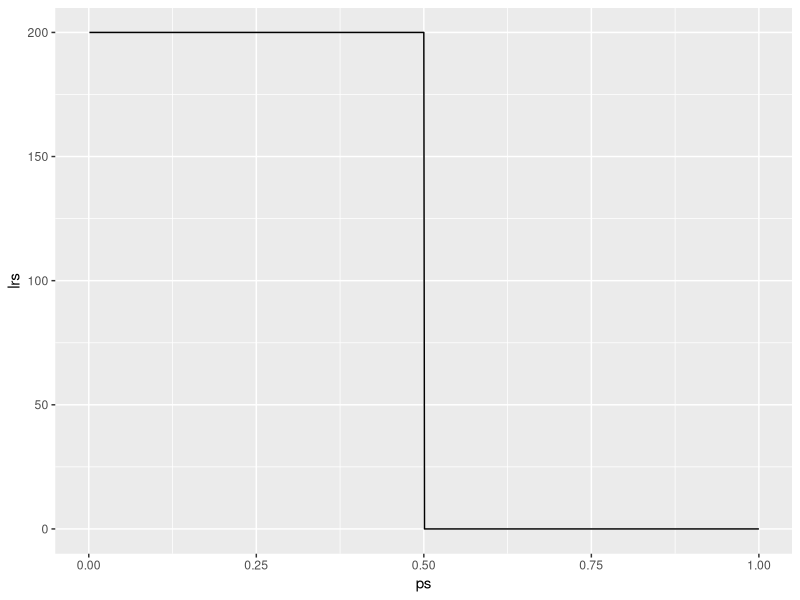
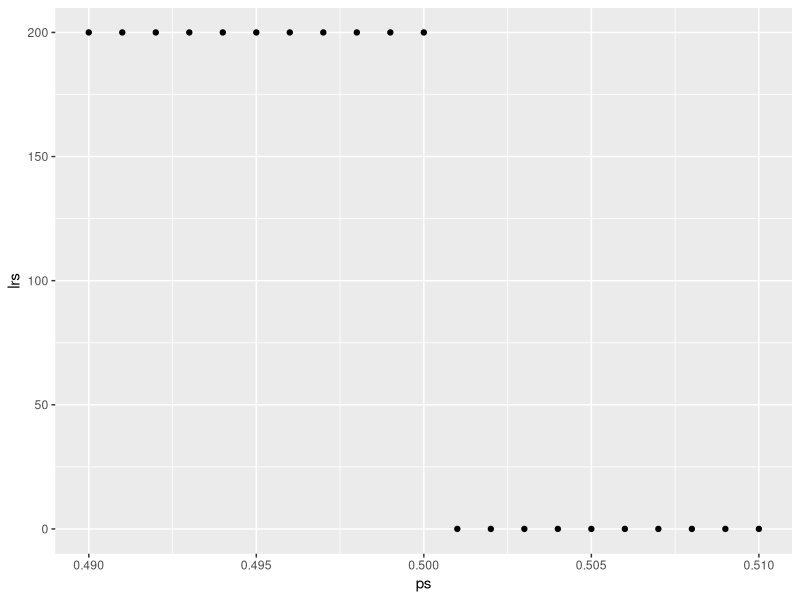
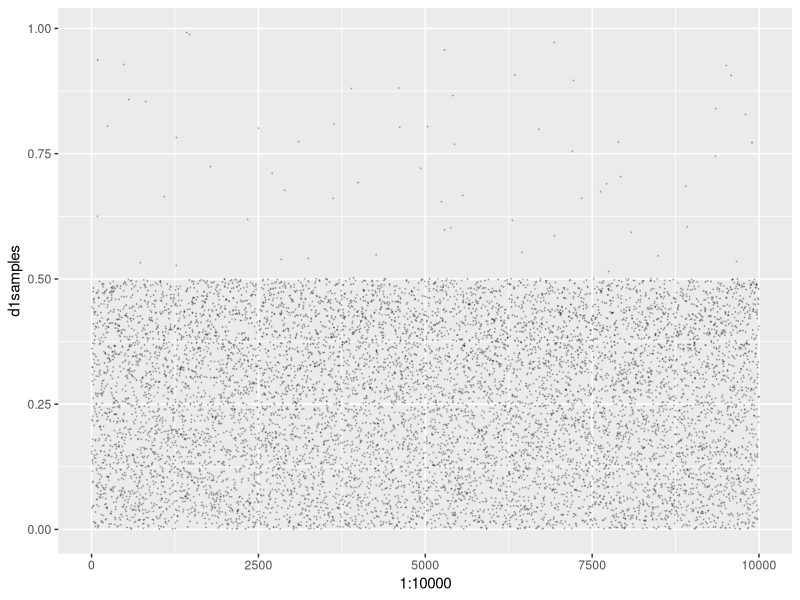
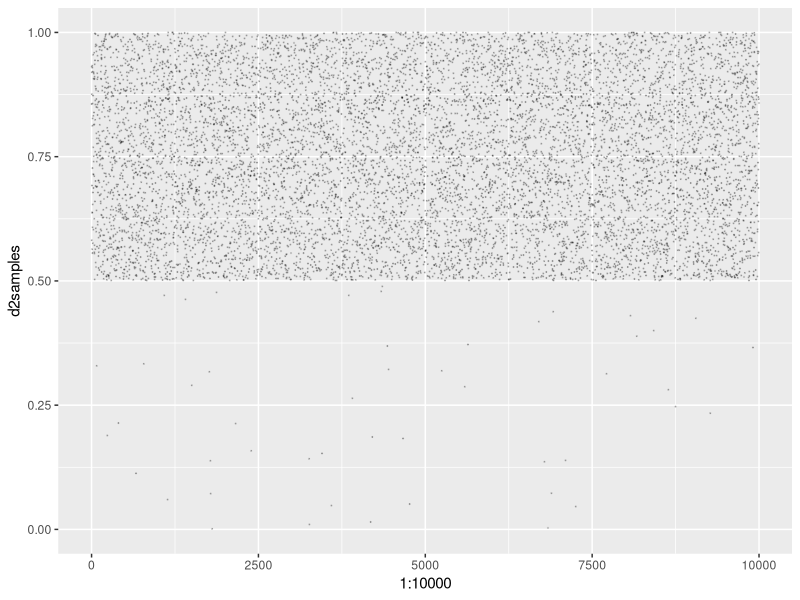
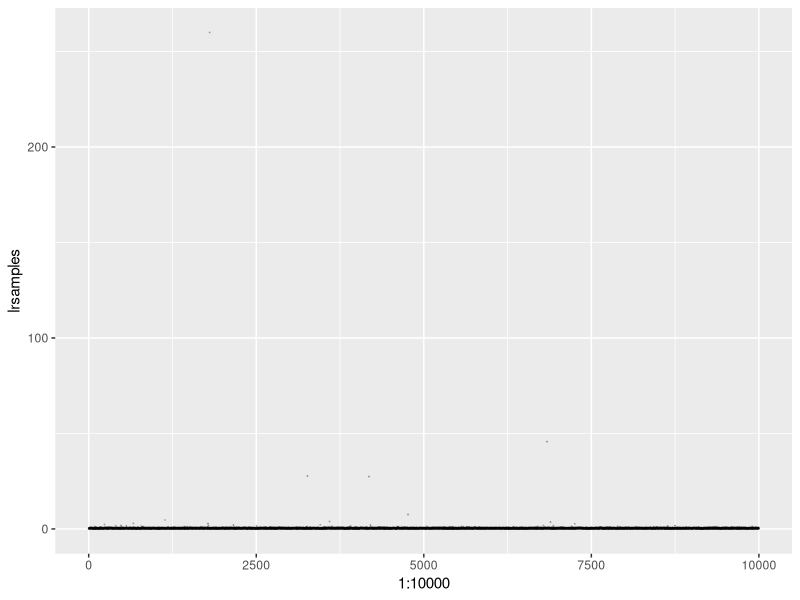
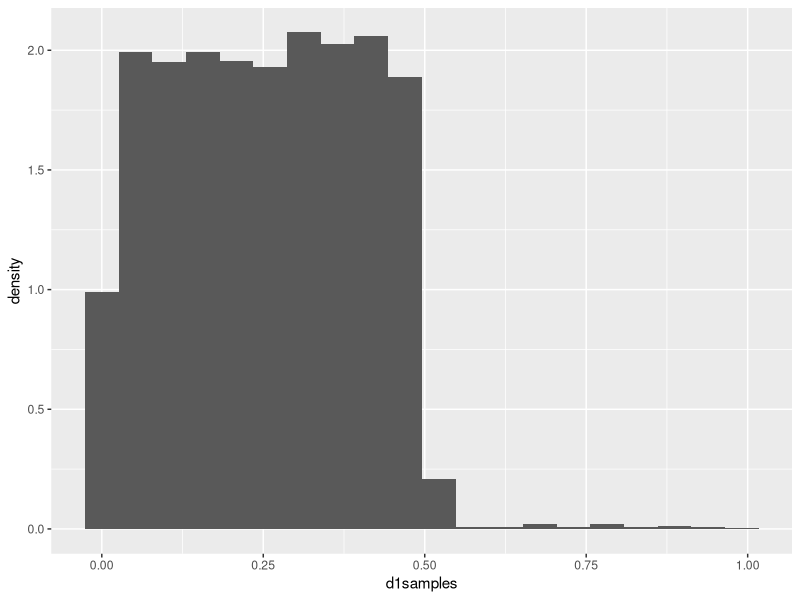
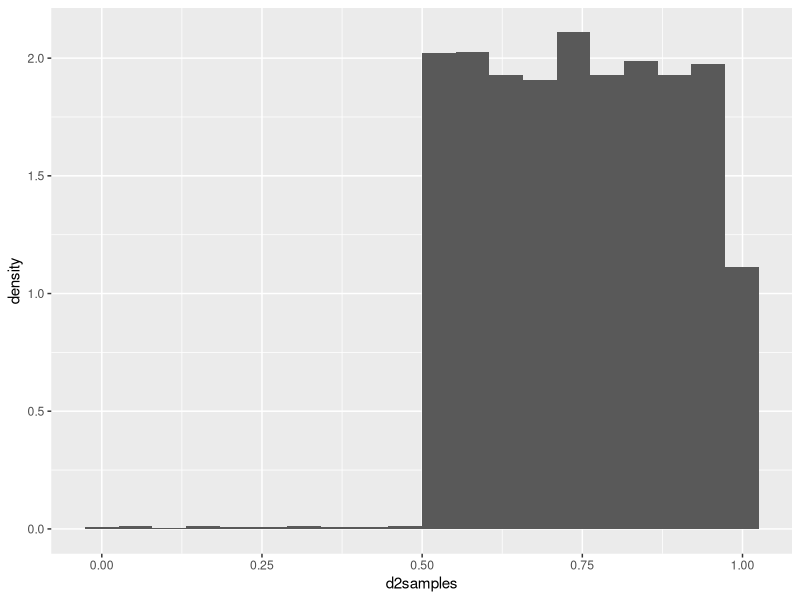
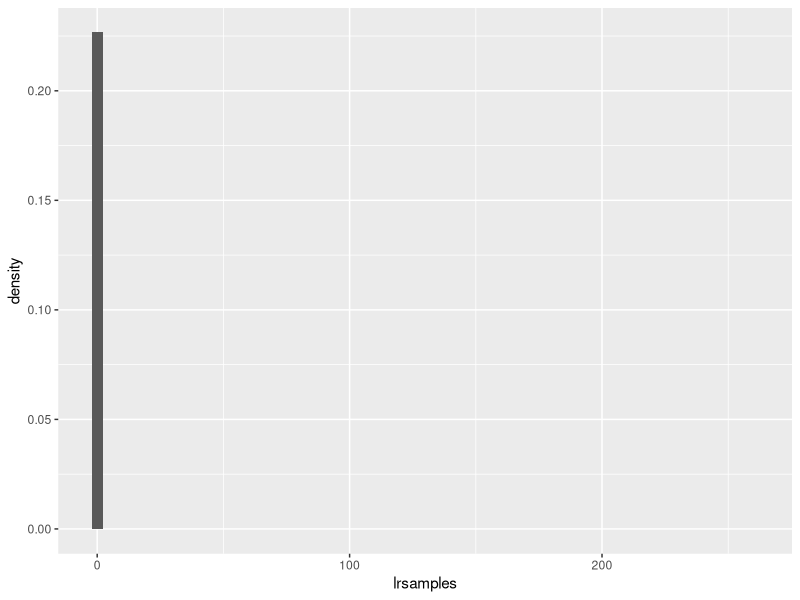

The R source for these figures, in order: (Note: this script raises an error after producing the figures.)
library(ggplot2)



#this is about Taroni 2015 dismissal
#he suggests dividing densities to get an LR, and integrating
#question does this make sense, and does this give a result different from sampling

ps <- seq(0,1, length.out = 1001)

dens1 <- function (x) if( (x <= 0 | x>1)) {0
                      } else{
                      ifelse(x <= .5, dunif(x, min = 0, max = .5), .01 )    
                      }
dens1v <- Vectorize(dens1)
dens1vnorm <- function(x) dens1v(x)/integrate(dens1v,0,1)[[1]]


dens2 <- function (x) if( (x <= 0 | x>1)) {0
                    } else{
                    ifelse(x > .5, dunif(x, min = .5, max = 1), 0.01 )    
                    }
dens2v <- Vectorize(dens2)
dens2vnorm <- function(x) dens2v(x)/integrate(dens2v,0,1)[[1]]

lr <- function (x) dens1vnorm(x)/dens2vnorm(x)

lrs <- lr(ps)

ggplot()+geom_line(aes(x = ps, y = lrs))

ggplot()+geom_point(aes(x = ps, y = lrs))+xlim(.49,.51)

integrate(lr, lower = 0, upper = 1)
100.0025


set.seed(654)

d1samples  <- sample(ps, size=10000, replace=TRUE, prob=dens1vnorm(ps))

d2samples  <- sample(ps, size=10000, replace=TRUE, prob=dens2vnorm(ps))

lrsamples <- d1samples/d2samples


ggplot()+geom_point(aes(x = 1:10000, y = d1samples), size = .1, alpha = .2)
ggplot()+geom_point(aes(x = 1:10000, y = d2samples), size = .1, alpha = .2)
ggplot()+geom_point(aes(x = 1:10000, y = lrsamples), size = .1, alpha = .2)


ggplot()+geom_histogram(aes(x = d1samples,y = stat(density)), bins = 20)
ggplot()+geom_histogram(aes(x = d2samples,y = stat(density)), bins = 20)

ggplot()+geom_histogram(aes(x = lrsamples,y = stat(density)), bins = 60)
ggplot()+geom_histogram(aes(x = lrsamples,y = stat(density)), bins = 60)+xlim(0,2)

mean(lrsamples)

mean(lrsamples < 1)

mean(lrsamples < .5)



#now we're gunning for the same mean, different ranges
set.seed(232)
dens1b <- function (x) if( (x <= 0 | x>1)) {0
} else{
  dnorm(x,.05,.5)   
}
dens1vb <- Vectorize(dens1b)
dens1vnormb <- function(x) dens1vb(x)/integrate(dens1vb,0,1)[[1]]
integrate(dens1vnormb, 0, 1)

dens2b <- function (x) if( (x <= 0 | x>1)) {0
} else{
  dnorm(x,.97,.1)   
}
dens2vb <- Vectorize(dens2b)
dens2vnormb <- function(x) dens2vb(x)/integrate(dens2vb,0,1)[[1]]
integrate(dens2vnormb, 0, 1)


lrb <- function (x) dens1vnormb(x)/dens2vnormb(x)
lrsb <- lrb(ps)

ggplot()+geom_line(aes(x = ps, y = lrsb))
ggplot()+geom_point(aes(x = ps, y = lrsb))+xlim(.69,.71)

integrate(lrb, lower = 0, upper = 1)
123895852

set.seed(654)

d1samplesb  <- sample(ps, size=10000, replace=TRUE, prob=dens1vnormb(ps))

d2samplesb  <- sample(ps, size=10000, replace=TRUE, prob=dens2vnormb(ps))

lrsamplesb <- d1samplesb/d2samplesb


ggplot()+geom_point(aes(x = 1:10000, y = d1samplesb), size = .1, alpha = .2)
ggplot()+geom_point(aes(x = 1:10000, y = d2samplesb), size = .1, alpha = .2)
ggplot()+geom_point(aes(x = 1:10000, y = lrsamplesb), size = .1, alpha = .2)


ggplot()+geom_histogram(aes(x = d1samplesb,y = stat(density)), bins = 20)
ggplot()+geom_histogram(aes(x = d2samplesb,y = stat(density)), bins = 20)

ggplot()+geom_histogram(aes(x = lrsamplesb,y = stat(density)), bins = 60)
ggplot()+geom_histogram(aes(x = lrsamplesb,y = stat(density)), bins = 60)+xlim(0,3)


mean(lrsamples)
mean(lrsamplesb)

mean(lrsamples < 1)
mean(lrsamplesb < 1)

mean(lrsamples < .1)
mean(lrsamplesb < .1)


mean(lrsamples < .5)
mean(lrsamplesb < .5)



#still ooking for the minimal value

#now we're gunning for the same mean, different ranges
m1 <- seq(0.2,.5, by = 0.02)
m2 <- seq(.6,.9, by = 0.02)
s1 <- seq(0,.7, by  = 0.02)
s2 <- seq(0, .7, by = 0.02)
opts <- expand.grid(m1,m2,s1,s2)

nrow(opts)

attach(opts)
for(i in 1: nrow(opts)){
  i <- 1
  set.seed(232)
  dens1b <- function (x) if( (x <= 0 | x>1)) {0
  } else{
    dnorm(x,m1[i],s1[i])   
  }
  dens1vb <- Vectorize(dens1b)
  dens1vnormb <- function(x) dens1vb(x)/integrate(dens1vb,0,1)[[1]]
  
  
  dens2b <- function (x) if( (x <= 0 | x>1)) {0
  } else{
    dnorm(x,m2[i],s2[i])   
  }
  dens2vb <- Vectorize(dens2b)
  dens2vnormb <- function(x) dens2vb(x)/integrate(dens2vb,0,1)[[1]]
  
  set.seed(654)
  d1samplesb  <- sample(ps, size=10000, replace=TRUE, prob=dens1vnormb(ps))
  d2samplesb  <- sample(ps, size=10000, replace=TRUE, prob=dens2vnormb(ps))
  lrsamplesb <- d1samplesb/d2samplesb
  
  opts$dist[i] <- abs(mean(lrsamples) - mean(lrsamplesb))
}


# 
# mean(lrsamples < 1)
# mean(lrsamplesb < 1)
# 
# mean(lrsamples < .1)
# mean(lrsamplesb < .1)
# 
# 
# mean(lrsamples < .5)
# mean(lrsamplesb < .5)
# 



